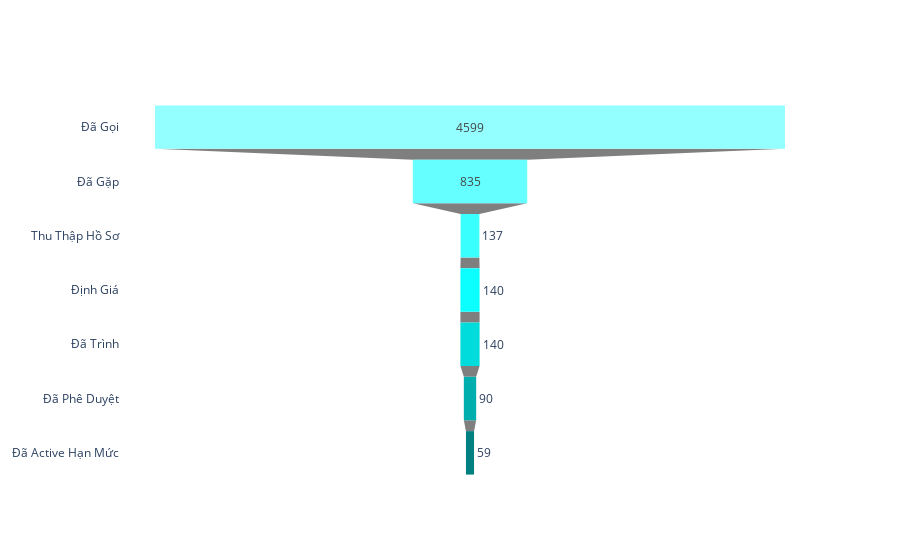

Notebook code for this chart:
### Markdown cell above
## With graph objects

### Code cell
fig = go.Figure()
fig.update_layout(plot_bgcolor='rgb(255,255,255)')
fig.add_trace(go.Funnel(
    x = toan_quoc[0].values.flatten(),
    y = state,
    # width = 1,
    marker = {'color':color}))

### Figure 1 — Plotly figure (JSON) as saved in the notebook; plotly's stock layout.template omitted (floating-point values rounded to 4 significant figures)
{"data": [{"marker": {"color": ["#94FFFF", "#66FFFF", "#39FFFF", "#0BFFFF", "#00DCDC", "#00AEAE", "#008080"]}, "type": "funnel", "x": [4599, 835, 137, 140, 140, 90, 59], "y": ["Đã Gọi", "Đã Gặp", "Thu Thập Hồ Sơ", "Định Giá", "Đã Trình", "Đã Phê Duyệt", "Đã Active Hạn Mức"]}], "layout": {"plot_bgcolor": "rgb(255,255,255)"}}
